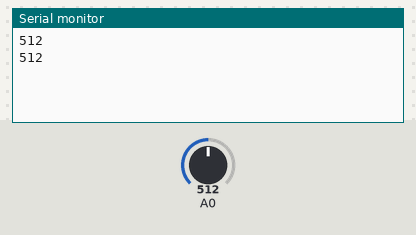
A sketch run on a simulated Arduino Uno, built with avr-gcc and run on an emulated ATmega328P. Shown: the last lines printed to the serial monitor. The inputs (shaded band) are chosen by the test bench; at power-on: A0 = 512.

Above: at 5.8 s.
5.9 s: A0 set to 716
At 10.9 s:
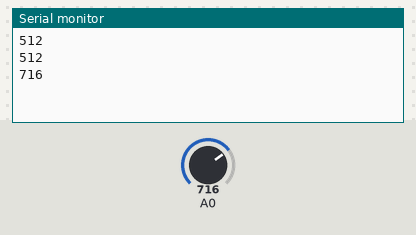
11.9 s: A0 set to 900
At 15.9 s:
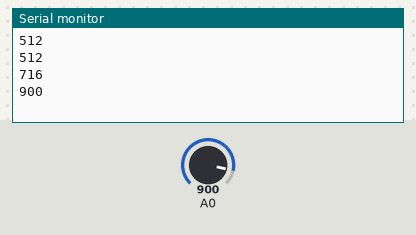
Timing chart, 0 to 17.4 s (numbered marks = the images above; inputs shaded):
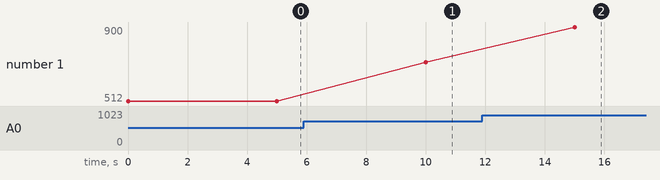

Measured:
- after the input at 5.9 s, the serial monitor: prints a new line after 4.1 s (image 1)
- after the input at 11.9 s, the serial monitor: prints a new line after 3.1 s (image 2)
- plotted number 1: 512 → 716 after the input at 5.9 s, 716 → 900 after the input at 11.9 s

The sketch:

ldr_light_sensor.ino
```cpp
void setup() {
  Serial.begin(9600);


}

void loop() {
  // put your main code here, to run repeatedly:
 int s1= analogRead(A0);
 Serial.println(s1);
 delay(5000);
}
```
